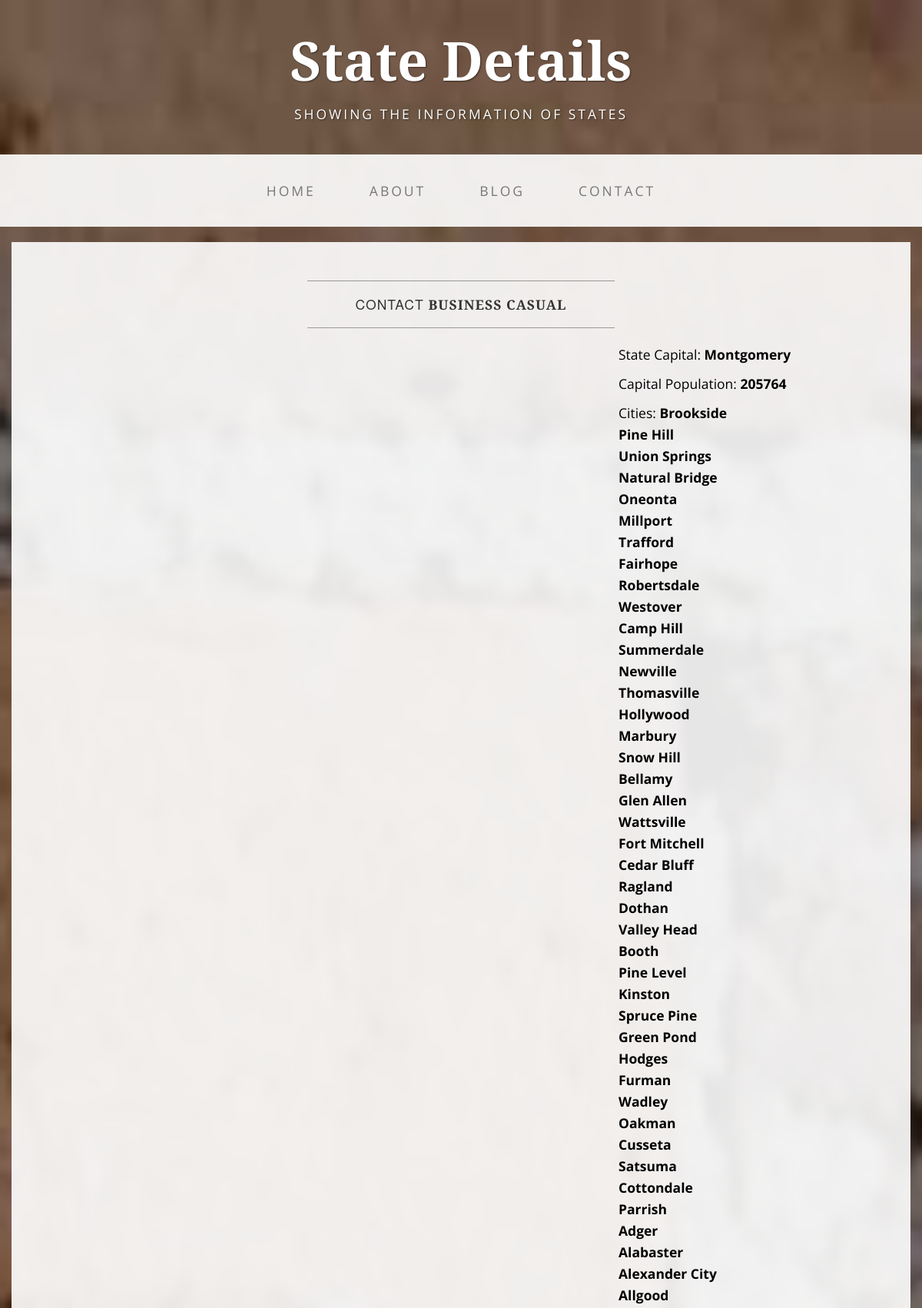
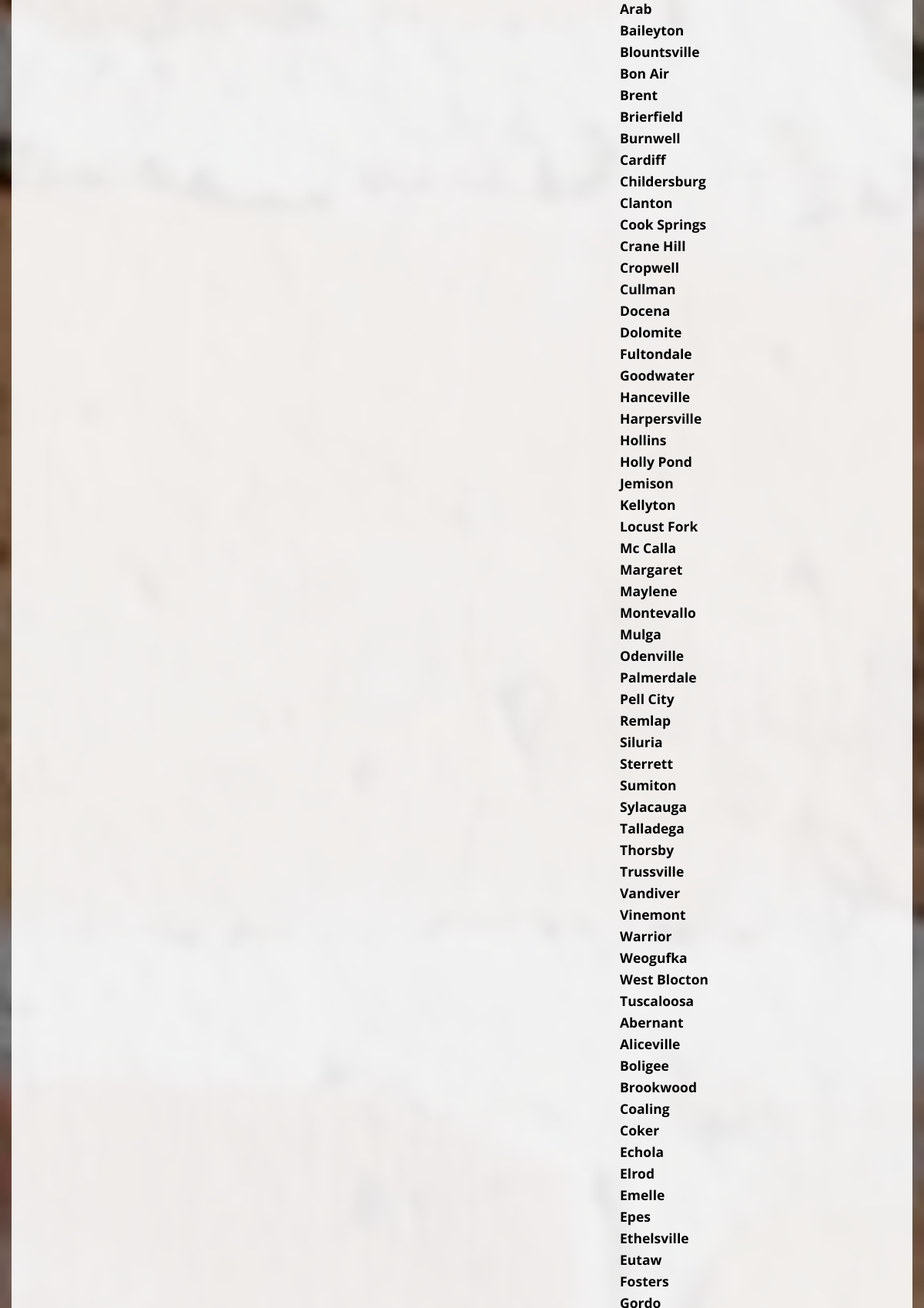
Screenshot of /detail.html/Alabama/ (upper part) with the database file from the repository (2 pictures, top to bottom).
### main/models.py (models this page shows, shortened)
class State(models.Model):
	abbreviation = models.CharField(max_length=2,null=True,blank=True)
	name = models.CharField(max_length=100,null=True,blank=True)

class StateCapital(models.Model):
	name = models.CharField(max_length=100,null=True,blank=True)
	state = models.OneToOneField('main.State', null=True,blank=True)
	latitude = models.FloatField(null=True,blank=True)
	longitude = models.FloatField(null=True,blank=True)
	population = models.IntegerField(null=True,blank=True)
	def __unicode__(self):
		return '%s' % self.name

class StateCities(models.Model):
	zip_code = models.IntegerField(null=True,blank=True)
	latitude = models.FloatField(null=True,blank=True)
	longitude = models.FloatField(null=True,blank=True)
	city = models.CharField(max_length=100,null=True,blank=True)
	county = models.CharField(max_length=100,null=True,blank=True)
	state = models.ForeignKey('main.State', null=True,blank=True)

### main/views.py (the view)
# urls.py: url(r'^detail.html/(?P<name>.+)/$', 'main.views.details_view'),
def details_view(request, name):
	context = {}
	state = State.objects.get(name=name)
	context['state'] = state
	return render(request, 'state_details.html', context)

### main/templates/state_details.html
{% extends 'details_view.html' %}
{% block body %}
    <div class="col-md-8">
                    <iframe width="100%" height="400" frameborder="0" scrolling="no" marginheight="0" marginwidth="0" src="http://maps.google.com/maps?hl=en&amp;ie=UTF8&amp;ll={{ state.statecapital.latitude }},{{ state.statecapital.longitude }}&amp;spn={{ state.statecapital.latitude }},{{ state.statecapital.longitude }}&amp;t=m&amp;z=4&amp;output=embed"></iframe>
    </div>
    <div class="col-md-4">
                    <p>State Capital:
                        <strong>{{ state.statecapital }}</strong>
                    </p>
                    <p>Capital Population:
                        <strong>{{ state.statecapital.population }}</strong>
                    </p>
                    <p>Cities:
                        {% for city in state.statecities_set.all %}
                            <strong>{{city.city}}<br></strong>
                        {% endfor %}
                    </p>
    </div>
{% endblock %}

### main/static/css/business-casual.css (style rules this page uses)
body { font-family: "Open Sans","Helvetica Neue",Helvetica,Arial,sans-serif; background: url('../img/bg.jpg') no-repeat center center fixed; -webkit-background-size: cover; -moz-background-size: cover; background-size: cover; -o-background-size: cover; }
p { font-size: 1.25em; line-height: 1.6; color: #000; }

### rows the page displays
State: statecapital "Montgomery", statecapital.population "205764"
StateCities: city "Brookside"
StateCities: city "Pine Hill"
StateCities: city "Union Springs"
StateCities: city "Natural Bridge"
StateCities: city "Oneonta"
StateCities: city "Millport"
StateCities: city "Trafford"
StateCities: city "Fairhope"
